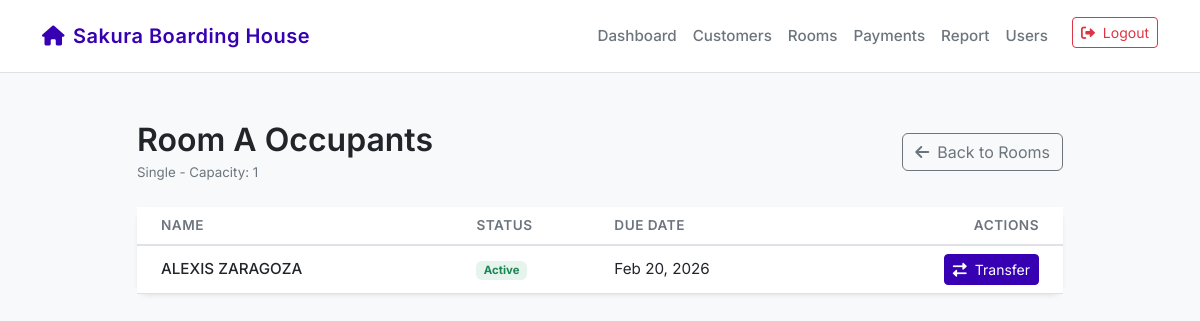
The app's page /rooms/5/occupants/ (signed in) with its own data.
### Payment_Scheduler/models.py (models this page shows, shortened)
class Room(models.Model):
    STATUS_CHOICES = (
        ('Available', 'Available'),
        ('Under Maintenance', 'Under Maintenance'),
        ('Occupied', 'Occupied'),
    )
    TYPE_CHOICES = (
        ('Single', 'Single'),
        ('Bed Spacer', 'Bed Spacer'),
    )
    room_number = models.CharField(max_length=50, unique=True, verbose_name="Room No.")
    date_created = models.DateTimeField(auto_now_add=True)
    status = models.CharField(max_length=20, choices=STATUS_CHOICES, default='Available')
    room_type = models.CharField(max_length=50, choices=[('Single', 'Single'), ('Bed Spacer', 'Bed Spacer')])
    capacity = models.IntegerField(default=1) # How many people can occupy
    price = models.DecimalField(max_digits=10, decimal_places=2, verbose_name="Room Price")
    date_left = models.DateField(null=True, blank=True) # New field

class Customer(models.Model):
    STATUS_CHOICES = (
        ('Active', 'Active'),
        ('Inactive', 'Inactive'),
    )
    customer_id = models.AutoField(primary_key=True)
    name = models.CharField(max_length=255)
    address = models.TextField()
    contact_number = models.CharField(max_length=20, null=True, blank=True)
    parents_name = models.CharField(max_length=255, null=True, blank=True)
    parents_contact_number = models.CharField(max_length=20, null=True, blank=True)
    status = models.CharField(max_length=10, choices=STATUS_CHOICES, default='Active')
    room = models.ForeignKey(Room, on_delete=models.SET_NULL, null=True, blank=True, related_name='customers')
    due_date = models.DateField(null=True, blank=True)
    date_left = models.DateField(null=True, blank=True)
    date_entry = models.DateField(default=timezone.now, null=True, blank=True)

### Payment_Scheduler/views.py (the view)
# urls.py: path('rooms/<int:pk>/occupants/', views.room_occupants, name='room_occupants'),
@login_required
@admin_required
def room_occupants(request, pk):
    room = get_object_or_404(Room, pk=pk)
    occupants = room.customers.filter(status='Active')
    all_rooms = Room.objects.exclude(pk=room.pk).exclude(status='Under Maintenance').annotate(
        active_count=Count('customers', filter=Q(customers__status='Active'))
    )
    available_rooms = [r for r in all_rooms if r.active_count < r.capacity]
    return render(request, 'Payment_Scheduler/room_occupants.html', {
        'room': room,
        'occupants': occupants,
        'available_rooms': available_rooms
    })

### Payment_Scheduler/views.py (called while the page is built)
def is_admin(user):
    return user.role == 'Admin'

### Payment_Scheduler/templates/Payment_Scheduler/room_occupants.html (shortened to what this page needs)
{% extends 'Payment_Scheduler/base.html' %}
{% block content %}
<div class="row justify-content-center">
    <div class="col-md-10">
        <div class="d-flex justify-content-between align-items-center mb-4">
            <div>
                <h2 class="mb-1">Room {{ room.room_number }} Occupants</h2>
                <p class="text-secondary small mb-0">{{ room.room_type }} - Capacity: {{ room.capacity }}</p>
            </div>
            <a href="{% url 'rooms' %}" class="btn btn-outline-secondary">
                <i class="fas fa-arrow-left me-2"></i>Back to Rooms
            </a>
        </div>
        <div class="card border-0 shadow-sm">
            <div class="table-responsive">
                <table class="table table-hover mb-0">
                    <thead class="bg-light">
                        <tr>
                            <th class="ps-4">Name</th>
                            <th>Status</th>
                            <th>Due Date</th>
                            <th class="text-end pe-4">Actions</th>
                        </tr>
                    </thead>
                    <tbody>
                        {% for occupant in occupants %}
                        <tr>
                            <td class="ps-4 fw-medium">{{ occupant.name }}</td>
                            <td>
                                <span class="badge bg-success bg-opacity-10 text-success">
                                    {{ occupant.status }}
                                </span>
                            </td>
                            <td>{{ occupant.due_date|date:"M d, Y" }}</td>
                            <td class="text-end pe-4">
                                <button type="button" class="btn btn-sm btn-primary"
                                        onclick="openTransferModal('{{ occupant.customer_id }}', '{{ occupant.name }}')">
                                    <i class="fas fa-exchange-alt me-1"></i> Transfer
                                </button>
                            </td>
                        </tr>
                        {% endfor %}
                    </tbody>
                </table>
            </div>
        </div>
    </div>
</div>
{% endblock %}

### Payment_Scheduler/templates/Payment_Scheduler/base.html (style rules this page uses)
:root { --bg-color: #f8f9fa; --card-bg: #ffffff; --text-primary: #212529; --text-secondary: #6c757d; --accent-color: #6200ea; --primary-color: #3700b3; --success-color: #03dac6; --error-color: #cf6679; --border-color: #dee2e6; }
body { background-color: var(--bg-color); color: var(--text-primary); font-family: 'Inter', -apple-system, BlinkMacSystemFont, "Segoe UI", Roboto, "Helvetica Neue", Arial, sans-serif; -webkit-font-smoothing: antialiased; -moz-osx-font-smoothing: grayscale; min-height: 100vh; font-size: 0.95rem; }
.card { background-color: var(--card-bg); border: 1px solid var(--border-color); border-radius: 12px; box-shadow: 0 4px 6px rgba(0, 0, 0, 0.05); }
.table { color: var(--text-primary); border-color: var(--border-color); }
.table thead th { border-bottom: 2px solid var(--border-color); color: var(--text-secondary); font-weight: 600; text-transform: uppercase; font-size: 0.85rem; letter-spacing: 0.5px; }
.table tbody td { border-bottom: 1px solid var(--border-color); vertical-align: middle; }
.btn-primary { background-color: var(--primary-color); border-color: var(--primary-color); }
h2, h3 { font-weight: 600; margin-bottom: 1.5rem; color: var(--text-primary); }

### records on screen
Room: room_number "A", room_type "Single", capacity "1"
Customer: name "ALEXIS ZARAGOZA", status "Active", due_date "Feb 20, 2026"
